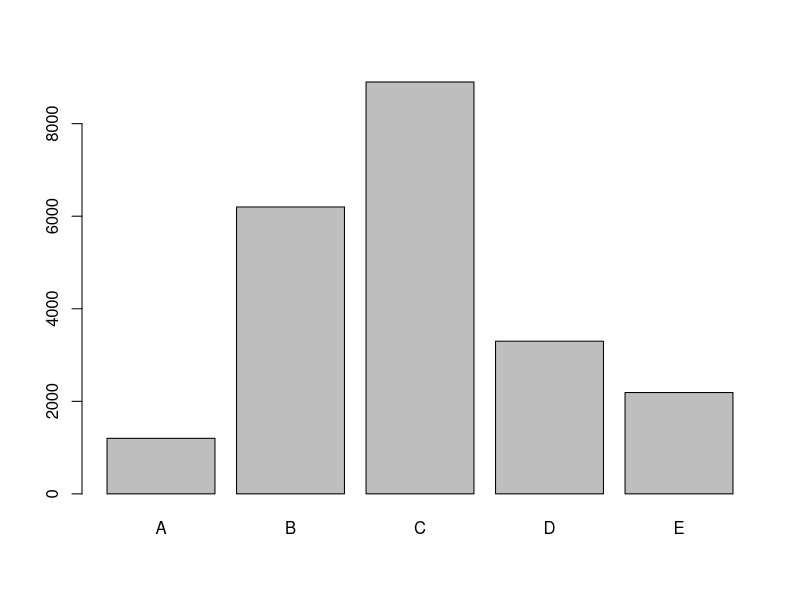
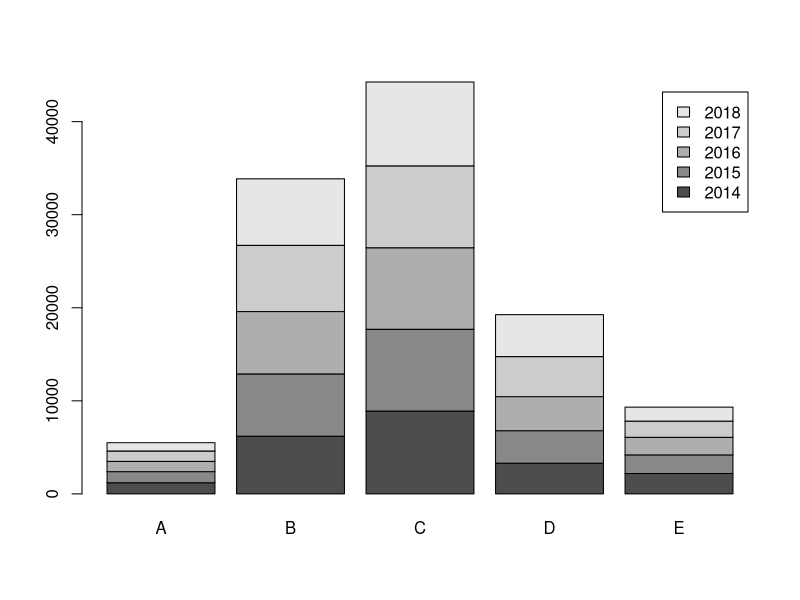
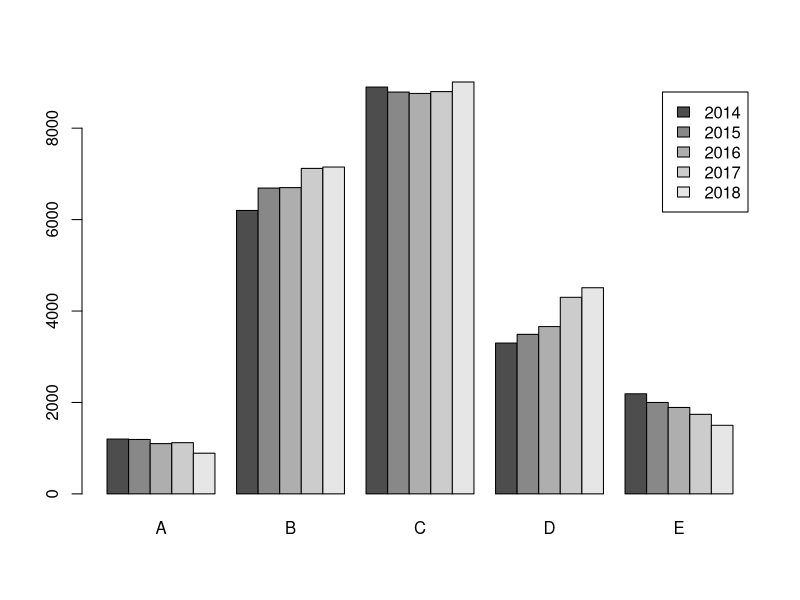
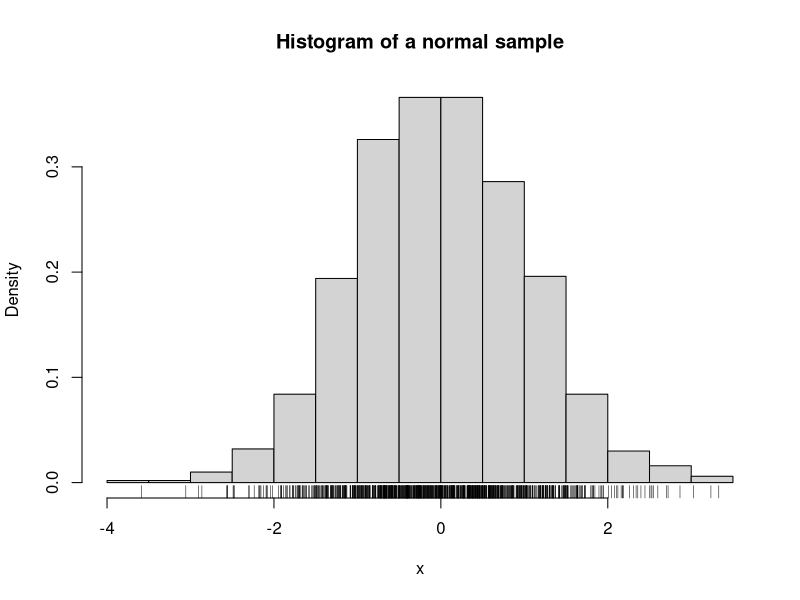
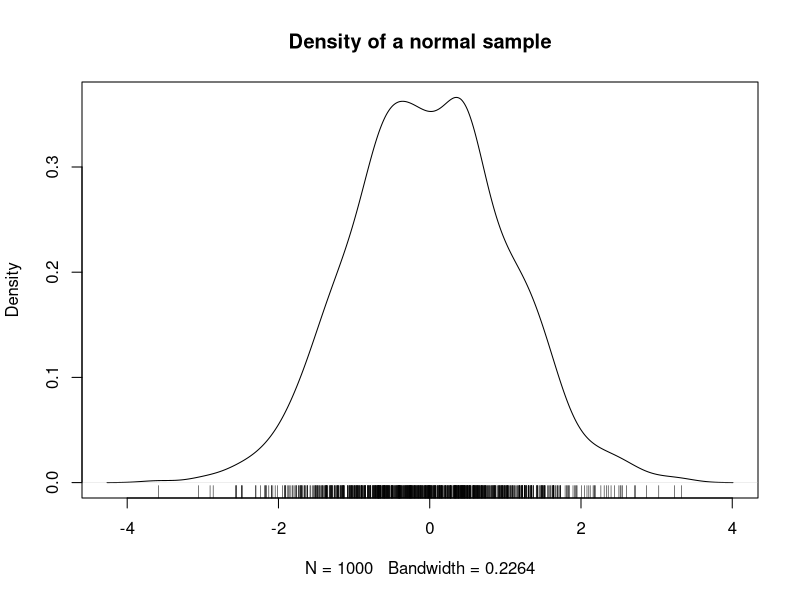
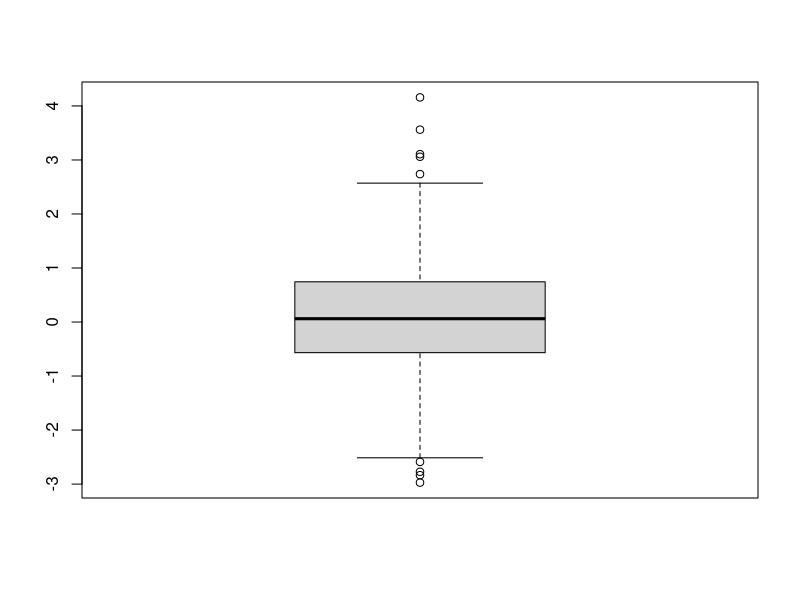
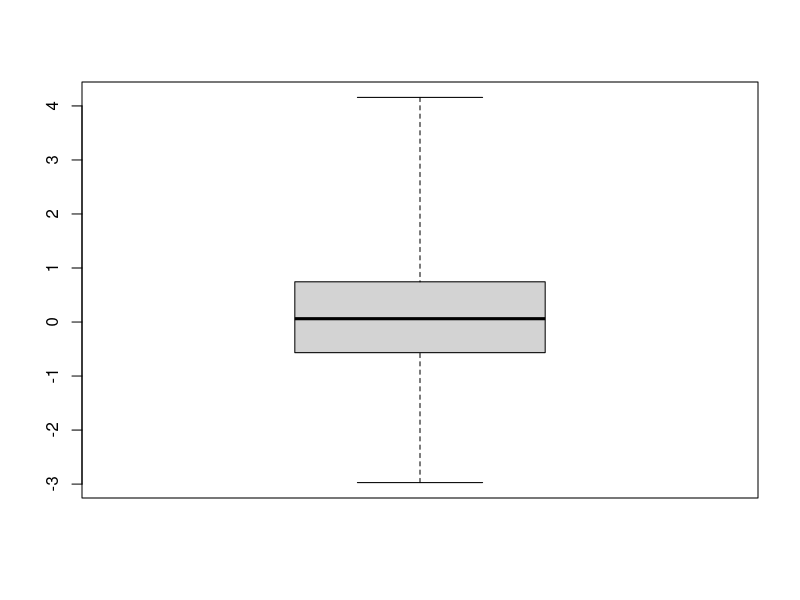
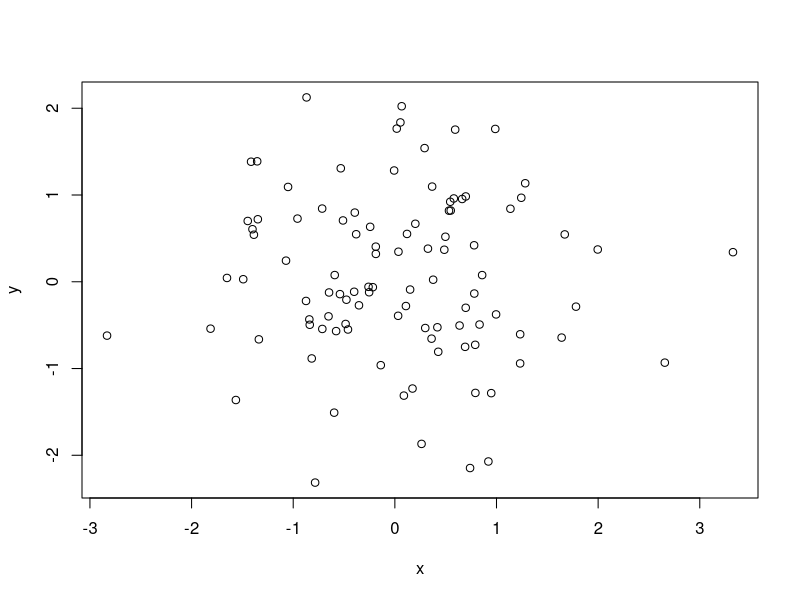

Recreate these plots in R, in order.
## ---- chunk 1
knitr::opts_chunk$set(cache = TRUE, message = FALSE, warning = FALSE)
## ---- chunk 2
sqrt(2) ^ 2 == 2
## ---- chunk 3
x = TRUE
y = TRUE
# first solution
(x | y) & !(x & y)
# second solution
(x & !y) | (y & !x)

x = TRUE
y = FALSE
(x | y) & !(x & y)
(x & !y) | (y & !x)

## ---- chunk 4
NA & TRUE
NA & FALSE
NA | TRUE
NA | FALSE
!NA

2^1024
1/0

0 / 0
Inf - Inf
## ---- chunk 5
x = 42  # my favourite
x <- 42 # this is the politically correct one!
42 -> x # used rarely

# print x
x
# print structure of x (with type)
str(x)
## ---- chunk 6
# double (double-precision number)
x = 108.801
typeof(x)

# integer (integer number)
x = 108L
typeof(x)

# character (a string of characters)
x = "108L"
typeof(x)

# logical (a Boolean, either TRUE or FALSE)
x = TRUE
typeof(x)

## ---- chunk 7

# create a vector with c() function
c(1, 3, 5, 7)

# concatenate vectors
c(c(1, 3), c(5, 7))

# element-wise sum
c(1, 2, 3, 4) + c(10, 20, 30, 40)

# recyclying
10 + c(1, 2, 3, 4)
c(10, 20) + c(1, 2, 3, 4)

# element-wise product
c(1, 2, 3, 4) * c(10, 20, 30, 40)

# recyclying
10 * c(1, 2, 3, 4)
c(10, 20) * c(1, 2, 3, 4)

# scalar product (the result is a 1x1 matrix)
c(1, 2, 3, 4) %*% c(10, 20, 30, 40)

## ---- chunk 8
x = c(TRUE, FALSE, TRUE, FALSE)
(y = !x) # also prints result
x & y
x | y
xor(x, y)

## ---- chunk 9
primes = c(2, 3, 5, 7, 11, 13, 17, 19, 23, 29)
primes[5]
primes[c(1, 5, 10)]
primes[-1]
primes[-c(1, 5, 10)]
primes > 15
primes[primes > 15]
# modify the vector
primes[primes > 15] = Inf
primes
## ---- chunk 10
x = 1:60

# divisible by 4
x[x %% 4 == 0]

# divisible by 3 or by 5
x[x %% 3 == 0 | x %% 5 == 0]

# divisible by both 4 and 6
x[x %% 4 == 0 & x %% 6 == 0]

# even but not divisible by 3
x[x %% 2 == 0 & x %% 3 != 0]


## ---- chunk 11
n = 109
n == 2L || all(n %% 2:(n-1) != 0)

n = 111
n == 2L || all(n %% 2:(n-1) != 0)

# more efficient
n == 2L || all(n %% 2:sqrt(n) != 0)

## ---- chunk 12
# cast logical to numeric (integer or double)
sum(c(TRUE, TRUE, FALSE, FALSE))

# cast numeric to character
paste(108.801, "108.801")

## ---- chunk 13
x = c(a = 1, b = 2, c = 3)
# or
x = c(1, 2, 3)
names(x) = c("a", "b", "c")
x["a"]
x[c("a", "b")]
## ---- chunk 14
x = factor(c("male", "female", "female", "male", "male"))
x
typeof(x)
levels(x)

# if you use values that are not levels 
# a warning is issued and a NA is generated
x[1] = "unknown"
x
## ---- chunk 15
# create a list
l = list(thing = "hat", size = 8.25, female = TRUE)

# print the list
l
str(l)

# an element
l$thing
l[[1]]

# a sublist
l[c("thing", "size")]
l[c(1, 2)]
## ---- chunk 16
# a sublist containing the first element of the list
l[1]
typeof(l[1])

# the first element of the list
l[[1]]
typeof(l[[1]])
## ---- chunk 17
l = list(1, list(1, 2, 3), list("a", 1, list("TRUE", "FALSE")))
str(l)
## ---- chunk 18
l = list(1, list(1, 2, 3), list("a", 1, list("TRUE", "FALSE")))
## ---- chunk 19
l = list(1, list(1, 2, 3), list("a", 1, list("TRUE", "FALSE")))
l[[2]]
l[[2]][[1]]
l[[3]][[3]][[1]]
## ---- chunk 20
substance = 
  list(immaterial = "spirit", 
       material = list(
                   body = list(
                     inanimate = "mineral", 
                     animate = list(
                       living = list(
                         insensitive = "plant", 
                         sensitive = list(
                           irrational = "beast", 
                           rational = 
                             list(human = c("Arendt", "Butler", "Barad"))))))))

str(substance)

substance$material$body$animate$living$insensitive
## ---- chunk 21
experiment = list(
  info = list(
    title = "Network experiment",
    year = 2026
  ),
  results = list(
    training = c(0.72, 0.78, 0.81),
    test = c(0.68, 0.73, 0.76)
  ),
  successful = TRUE
)
## ---- chunk 22
# 1
experiment$info$title

# 2
experiment$results

# alternatively
experiment[["results"]]

# 3
experiment$results$test

# 4
experiment$results$test[2]

# 5
experiment[c("info", "successful")]

# change year
experiment$info$year = 2027

## ---- chunk 23
# by column (the default)
M = matrix(data = 1:9, ncol = 3)
M

# by row
N = matrix(data = 1:9, nrow = 3, byrow = TRUE)
N

nrow(M)
ncol(M)
dim(M)
## ---- chunk 24
M

# element in row 1 and column 2
M[1, 2]

# first row
M[1, ]

# first column
M[ ,1]

# sub-matrix
M[1:2, 1:2]
M[-3, -3]

# diagonal
diag(M)
## ---- chunk 25
P = matrix(data = runif(9), nrow = 3,)
P

# add column
(cbind(P, c(0, 0, 0)))

# add row
(rbind(P, c(0, 0, 0)))

# modify matrix
P
P = cbind(P, c(0, 0, 0))
P


## ---- chunk 26
M
N

# element-wise sum
M + N

# element-wise product
M * N

# matrix product
M %*% N

# matrix transpose
M
t(M)

# matrix inverse
C = matrix(c(1,0,1, 1,1,1, 1,1,0), nrow=3, byrow=TRUE)
D = solve(C)
D
D %*% C
C %*% D

# linear systems C x = b
C
b = c(2, 1, 3)
# the system is:
# x1      + x3 = 2
# x1 + x2 + x3 = 1
# x1 + x2      = 3
x = solve(C,b)
x
C %*% x

# matrix spectrum
spectrum = eigen(C)
# columns are the eigenvectors
spectrum$vectors
# eigenvalues
spectrum$values

# check 
x = spectrum$vectors[, 1]
lambda = spectrum$values[1]
lambda * x
C %*% x




## ---- chunk 27
C = matrix(c(1,0,1, 1,1,1, 1,1,0), nrow=3, byrow=TRUE)

(v = eigen(C)$values)

# trace
sum(diag(C))
sum(v)

# determinant
det(C)
prod(v)

## ---- chunk 28
name = c("John", "Samuel", "Uma", "Bruce", "Tim")
age = c(23, 31, 17, 41, 25)
married = c(TRUE, FALSE, FALSE, TRUE, TRUE)

pulp = data.frame(name, age, married)
pulp
## ---- chunk 29
# first row
pulp[1, ]

# first column
# matrix style
pulp[ ,1]
pulp[, "name"]
# list style (remember a data frame is a list)
pulp$name 
pulp[[1]]

# filtering
pulp[pulp$name == "Uma", ]
pulp[pulp$age < 18, ]
pulp[married == TRUE, "name"]

## ---- chunk 30
students = data.frame(
  name = c("Ada", "Linus", "Grace", "Alan", "Barbara", "Dennis"),
  grade = c(28, 17, 30, 22, 19, 26),
  attended = c(TRUE, TRUE, FALSE, TRUE, TRUE, FALSE)
)
## ---- chunk 31
# 1
students[students$grade >= 18, ]

# 2
students[students$grade >= 18 & students$attended == TRUE, "name"]

# 3
mean(students$grade[students$attended == TRUE])

## ---- chunk 32

library(microbenchmark)

# A data frame
df = data.frame(
  a = lubridate::now() + runif(1000) * 86400, # timestamp
  b = lubridate::today() + runif(1000) * 30,  # date
  c = 1:1000, # integer
  d = runif(1000), # double
  e = sample(letters, 1000, replace = TRUE) # character
)

# A matrix
mat = matrix(runif(5000), ncol = 5)

# Get a column
microbenchmark(mat[, 3], df[, 3])

# Get a row
microbenchmark(mat[1, ], df[1, ])


## ---- chunk 33
# a data frame
Venus = data.frame(
  x = c(17, 19), 
  y = c("Hello", "Venus")
)

# a data frame
Jupiter = data.frame(
  x = c(21, 23), 
  y = c("Hello", "Jupiter")
)

# a nested data frame
# I() treats the object ‘as is’
worlds = data.frame(
  x = I(list(Venus, Jupiter)), 
  y = c("Hello", "Worlds")
)

str(worlds)
worlds$x[[1]]
worlds$x[[2]]

## ---- chunk 34
x = 49
if (x %% 7 == 0) x else -x
## ---- chunk 35
x = 108
i = 2
while (i <= x/2) {
 if (x %% i == 0) print(i)
 i = i + 1;
}  

for (i in 2:(x/2)) {
  if (x %% i == 0) print(i)
}

## ---- chunk 36
df = data.frame(
  a = rnorm(10),
  b = rnorm(10),
  c = rnorm(10),
  d = rnorm(10)
)

# we know the sequence and output lengths
# create a vector of a given size
output = vector("double", ncol(df))  
for (i in 1:ncol(df)) {               
  output[i] = mean(df[[i]])          
}
## ---- chunk 37
# we know the sequence length but we do NOT know the output length (slow solution)
means = c(0, 1, 2)
# a vector of doubles of length 0
output = double() 
for (i in 1:length(means)) {
  n = sample(1:100, 1)
  # dynamically increase the vector (slow)
  output = c(output, rnorm(n, means[i])) 
}

# create a list with length(means) elements (faster solution)
output = vector("list", length(means))
for (i in 1:length(means)) {
  n = sample(1:100, 1)
  output[[i]] = rnorm(n, means[i])
}
# unlist the list into a vector
output = unlist(output)  

## ---- chunk 38
# we do not know the sequence length
# iterate until a sequence of Heads of length difficulty is found
flips = 0
nheads = 0
difficulty = 10

while (nheads < difficulty) {
  if (sample(c("T", "H"), 1) == "H") {
    nheads = nheads + 1
  } else {
    nheads = 0
  }
  flips = flips + 1
}
flips
## ---- chunk 39
x = 1:100

# compute the sum (bad)
s = 0
for (i in 1:length(x)) {               
  s = s + x[i]
}
s

# compute the sum (good)
sum(x)

# even faster
n = length(x)
n * (n+1) / 2

## ---- chunk 40
log
args(log)
log(x = 128, base = 2)
log(base = 2, x = 128)
log(128, 2)
log(2, 128)
log(128)
## ---- chunk 41
euclidean = function(x=0, y=0) {sqrt(x^2 + y^2)}

euclidean(1, 1)
euclidean(1)
euclidean()

## ---- chunk 42
# xor
'%()%' = function(x, y) {(x | y) & !(x & y)}

TRUE %()% TRUE 
TRUE %()% FALSE
FALSE %()% TRUE
FALSE %()% FALSE

## ---- chunk 43
factorial = function(x) {
 if (x == 0) 1 else x * factorial(x-1)
}
factorial(5)
## ---- chunk 44
# compute the sum of applications of f up to n
g = function(f, n) {
 sum = 0
 for (i in 1:n) sum = sum + f(i)
 return(sum)
}
 
g(factorial, 5)

## ---- chunk 45
df = data.frame(
  a = rnorm(10),
  b = rnorm(10),
  c = rnorm(10),
  d = rnorm(10)
)

# apply mean to each column of data frame, returns a list
lapply(df, mean)

# apply mean to each column of data frame, returns an atomic vector
sapply(df, mean)

# apply to a vector
sapply(1:100, function(x) {x^2})

mtx <- cbind(
  a = rnorm(10),
  b = rnorm(10),
  c = rnorm(10),
  d = rnorm(10)
)


# apply mean to each column of matrix, returns an atomic vector
apply(mtx, 2, mean)

# apply mean to each row of matrix, returns an atomic vector
apply(mtx, 1, mean)



## ---- chunk 46
num_divisors = function(n) {
  sum(n %% (1:n) == 0)
}
## ---- chunk 47
num_divisors(6)
## ---- chunk 48
x = 1:30

d = sapply(x, num_divisors)
d
## ---- chunk 49
x[d == 2]
## ---- chunk 50
n = 10^6

coin1 = sample(c("H", "T"), n, replace = TRUE)
coin2 = sample(c("H", "T"), n, replace = TRUE)

cond = (coin1 == "H" | coin2 == "H")
prob = (coin1[cond] == "H" & coin2[cond] == "H")

mean(prob)

## ---- chunk 51
power = function(A, n) {
  I = diag(nrow(A))
  if (n == 0) return(I)
  if (n == 1) return(A)
  B = A
  for (i in 2:n) {
    B = B %*% A 
  }
  return(B)
}

A = matrix(c(1,0,0, 0,2,0, 0,0,3), nrow=3, byrow=TRUE)
power(A, 5)

## ---- chunk 52
A = matrix(
  c(1, 0, 0,
    0, 2, 0,
    0, 0, 3),
  nrow = 3,
  byrow = TRUE
)
## ---- chunk 53
fast_power = function(A, n) {

  if (n == 0) {
    return(diag(nrow(A)))
  }

  if (n %% 2 == 0) {

    B = fast_power(A, n %/% 2)
    return(B %*% B)

  } else {

    return(A %*% fast_power(A, n - 1))
  }
}
## ---- chunk 54
A = matrix(
  c(1, 0, 0,
    0, 2, 0,
    0, 0, 3),
  nrow = 3,
  byrow = TRUE
)

fast_power(A, 10)

## ---- chunk 55
A = matrix(runif(100), nrow = 10)
microbenchmark(power(A, 100), fast_power(A, 100), times = 1000)
## ---- chunk 56

# a data matrix
M = matrix(c(
   c(1200, 1190, 1100, 1120, 890),
   c(6200, 6690, 6700, 7120, 7150),
   c(8900, 8790, 8760, 8800, 9010),
   c(3300, 3490, 3660, 4300, 4510),
   c(2190, 2000, 1890, 1740, 1500)), ncol = 5
)  

# give names to rows
rownames(M) = 2014:2018
# give names to columns
colnames(M) = LETTERS[1:5]
M

# barplot
barplot(M[1,])


# stacked barplot
barplot(M, legend=TRUE)

#  juxtaposed barplot
barplot(M, beside=TRUE, legend=TRUE)

## ---- chunk 57
# histogram
x = rnorm(1000)
hist(x, probability=TRUE, main="Histogram of a normal sample")
## add distribution
rug(x)

# density plot
plot(density(x), main="Density of a normal sample")
rug(x)

## ---- chunk 58
# boxplot
# If range is positive, the whiskers extend to the most extreme 
# data point  which is no more than range times the interquartile 
# range from the box.  A value of zero causes the whiskers to extend 
# to the data extremes.
x = rnorm(1000)
boxplot(x, range = 1.5)
boxplot(x, range = 0)

## ---- chunk 59
# scatter plot
x = rnorm(100)
y = rnorm(100)
plot(x, y)

y = x + runif(100)
plot(x, y)

## ---- chunk 60
set.seed(42)

n = 10000

x = rnorm(n)
y = rnorm(n)

df = data.frame(x, y)
## ---- chunk 61
clean = df[df$x + df$y > 0, ]

plot(clean$x, clean$y)

cor(clean$x, clean$y)
## ---- chunk 62
cor(df$x, df$y)
## ---- chunk 63
cor(clean$x, clean$y)
## ---- chunk 64
plot(
  df$x,
  df$y,
  main = "Original data"
)

plot(
  clean$x,
  clean$y,
  main = "After filtering"
)
## ---- chunk 65
x = rnorm(500)
y = x + runif(500)
